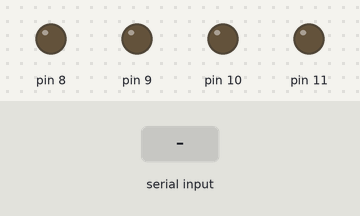
Bench run of a sketch on a simulated Arduino Uno, built with avr-gcc and run on an emulated ATmega328P. On the bench: output pins drawn as LEDs (lit = HIGH). The test bench sets the inputs (shaded band).

Above: at 1.2 s.
1.3 s: "1" received over Serial
At 1.8 s:
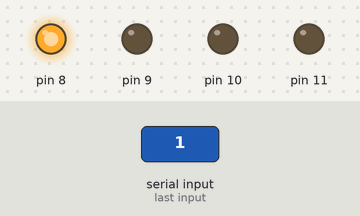
2.8 s: "3" received over Serial
At 4.0 s:
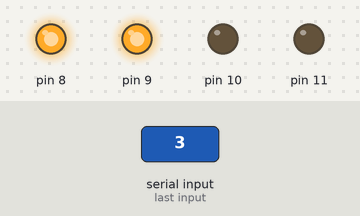
4.3 s: "2" received over Serial
At 5.3 s:
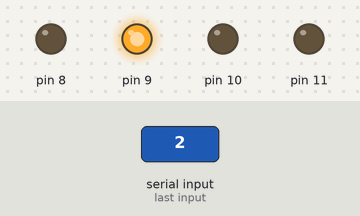
5.8 s: "5" received over Serial
At 6.5 s:
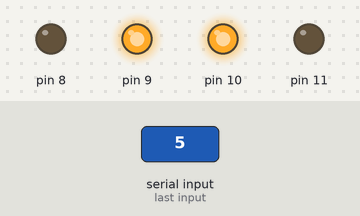
7.3 s: "4" received over Serial
At 7.6 s:
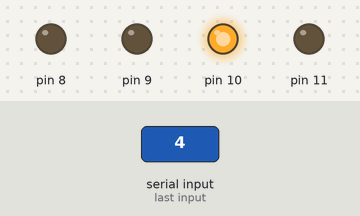
8.8 s: "7" received over Serial
At 9.9 s:
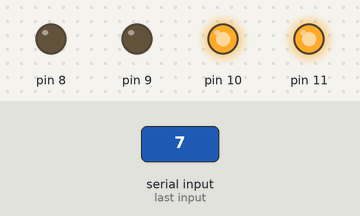
Timing chart, 0 to 11.3 s (numbered marks = the images above; inputs shaded):
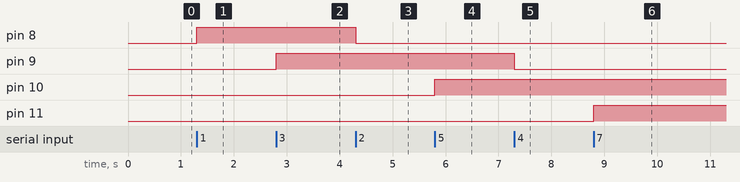

The sketch:

Arduino_code.ino
```cpp
int datafromUser=0;

void setup() {
  // put your setup code here, to run once:
  pinMode( 8 , OUTPUT );
  pinMode( 9 , OUTPUT );
  pinMode( 10 , OUTPUT );
  pinMode( 11 , OUTPUT );


  Serial.begin(9600);
}

void loop() {
  // put your main code here, to run repeatedly:
  if(Serial.available() > 0)
  {
    datafromUser=Serial.read();
  }

  if(datafromUser == '1')
  {
    digitalWrite( 8 , HIGH );
  }
  else if(datafromUser == '2')
  {
    digitalWrite( 8 , LOW);
  }

else if(datafromUser == '3')
  {
    digitalWrite( 9 , HIGH);
  }

else if(datafromUser == '4')
  {
    digitalWrite( 9 , LOW);
  }
// 10
else if(datafromUser == '5')
  {
    digitalWrite( 10 , HIGH);
  }

else if(datafromUser == '6')
  {
    digitalWrite( 10 , LOW);
  }
// 11

else if(datafromUser == '7')
  {
    digitalWrite( 11 , HIGH);
  }

else if(datafromUser == '8')
  {
    digitalWrite( 11 , LOW);
  }

else if(datafromUser == '9')
  {
    digitalWrite( 8 , HIGH);
    digitalWrite( 9 , HIGH);
    digitalWrite( 10 , HIGH);
    digitalWrite( 11 , HIGH);

  }


  else if(datafromUser == '0')
  {
    digitalWrite( 8 , LOW);
    digitalWrite( 9 , LOW);
    digitalWrite( 10 , LOW);
    digitalWrite( 11 , LOW);


  }


}
```

Measured:
- after the input at 1.3 s, pin 8: LOW → HIGH at once
- after the input at 2.8 s, pin 9: LOW → HIGH at once
- after the input at 4.3 s, pin 8: HIGH → LOW at once
- after the input at 5.8 s, pin 10: LOW → HIGH at once
- after the input at 7.3 s, pin 9: HIGH → LOW at once
- after the input at 8.8 s, pin 11: LOW → HIGH at once
